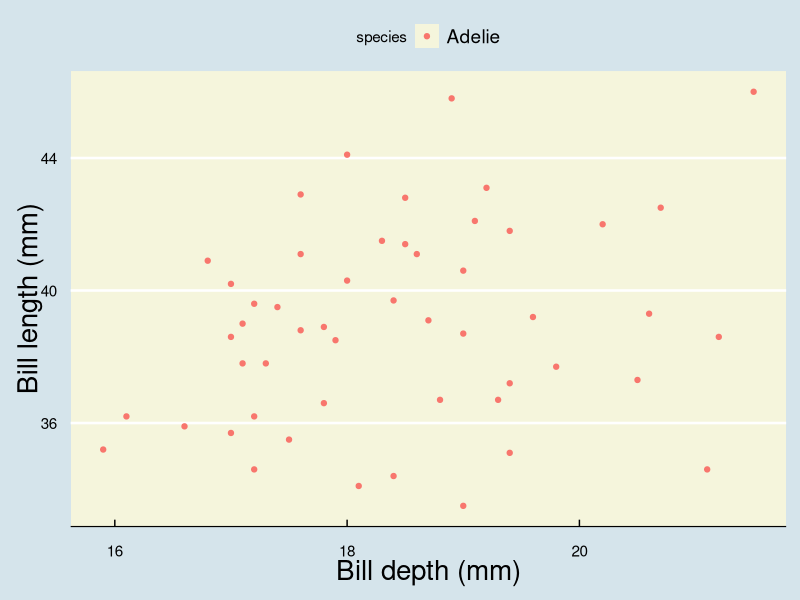

Reproduce this figure in R.
library(tidyverse)
library(ggthemes)
library(palmerpenguins)
library(here)
#> here() starts at /private/var/folders/qd/pfhjpjg575x0_3hmmf6cz_c80000gn/T/RtmpB8ACsf/reprex-5e80179ec541-hurt-puma


tibble::tribble(
  ~species,     ~island, ~bill_length_mm, ~bill_depth_mm, ~flipper_length_mm, ~body_mass_g,     ~sex, ~year,
  "Adelie", "Torgersen",            39.1,           18.7,               181L,        3750L,   "male", 2007L,
  "Adelie", "Torgersen",            39.5,           17.4,               186L,        3800L, "female", 2007L,
  "Adelie", "Torgersen",            40.3,             18,               195L,        3250L, "female", 2007L,
  "Adelie", "Torgersen",              NA,             NA,                 NA,           NA,       NA, 2007L,
  "Adelie", "Torgersen",            36.7,           19.3,               193L,        3450L, "female", 2007L,
  "Adelie", "Torgersen",            39.3,           20.6,               190L,        3650L,   "male", 2007L,
  "Adelie", "Torgersen",            38.9,           17.8,               181L,        3625L, "female", 2007L,
  "Adelie", "Torgersen",            39.2,           19.6,               195L,        4675L,   "male", 2007L,
  "Adelie", "Torgersen",            34.1,           18.1,               193L,        3475L,       NA, 2007L,
  "Adelie", "Torgersen",              42,           20.2,               190L,        4250L,       NA, 2007L,
  "Adelie", "Torgersen",            37.8,           17.1,               186L,        3300L,       NA, 2007L,
  "Adelie", "Torgersen",            37.8,           17.3,               180L,        3700L,       NA, 2007L,
  "Adelie", "Torgersen",            41.1,           17.6,               182L,        3200L, "female", 2007L,
  "Adelie", "Torgersen",            38.6,           21.2,               191L,        3800L,   "male", 2007L,
  "Adelie", "Torgersen",            34.6,           21.1,               198L,        4400L,   "male", 2007L,
  "Adelie", "Torgersen",            36.6,           17.8,               185L,        3700L, "female", 2007L,
  "Adelie", "Torgersen",            38.7,             19,               195L,        3450L, "female", 2007L,
  "Adelie", "Torgersen",            42.5,           20.7,               197L,        4500L,   "male", 2007L,
  "Adelie", "Torgersen",            34.4,           18.4,               184L,        3325L, "female", 2007L,
  "Adelie", "Torgersen",              46,           21.5,               194L,        4200L,   "male", 2007L
)
#> # A tibble: 20 × 8
#>    species island    bill_length_mm bill_depth_mm flipper_…¹ body_…² sex    year
#>    <chr>   <chr>              <dbl>         <dbl>      <int>   <int> <chr> <int>
#>  1 Adelie  Torgersen           39.1          18.7        181    3750 male   2007
#>  2 Adelie  Torgersen           39.5          17.4        186    3800 fema…  2007
#>  3 Adelie  Torgersen           40.3          18          195    3250 fema…  2007
#>  4 Adelie  Torgersen           NA            NA           NA      NA <NA>   2007
#>  5 Adelie  Torgersen           36.7          19.3        193    3450 fema…  2007
#>  6 Adelie  Torgersen           39.3          20.6        190    3650 male   2007
#>  7 Adelie  Torgersen           38.9          17.8        181    3625 fema…  2007
#>  8 Adelie  Torgersen           39.2          19.6        195    4675 male   2007
#>  9 Adelie  Torgersen           34.1          18.1        193    3475 <NA>   2007
#> 10 Adelie  Torgersen           42            20.2        190    4250 <NA>   2007
#> 11 Adelie  Torgersen           37.8          17.1        186    3300 <NA>   2007
#> 12 Adelie  Torgersen           37.8          17.3        180    3700 <NA>   2007
#> 13 Adelie  Torgersen           41.1          17.6        182    3200 fema…  2007
#> 14 Adelie  Torgersen           38.6          21.2        191    3800 male   2007
#> 15 Adelie  Torgersen           34.6          21.1        198    4400 male   2007
#> 16 Adelie  Torgersen           36.6          17.8        185    3700 fema…  2007
#> 17 Adelie  Torgersen           38.7          19          195    3450 fema…  2007
#> 18 Adelie  Torgersen           42.5          20.7        197    4500 male   2007
#> 19 Adelie  Torgersen           34.4          18.4        184    3325 fema…  2007
#> 20 Adelie  Torgersen           46            21.5        194    4200 male   2007
#> # … with abbreviated variable names ¹flipper_length_mm, ²body_mass_g


torgersen_penguins <- penguins %>%
  filter(island == "Torgersen")

plot1 <- ggplot(data=torgersen_penguins,
                aes(x = bill_depth_mm, y = bill_length_mm, group = species, color = species)) + # missing aes() around arguments
  geom_point()+ 
  labs(x = "Bill depth (mm)", 
       y = "Bill length (mm)"
  ) +
  theme_economist() +
  theme(axis.title = element_text(size = 20),
        panel.background = element_rect(fill = "beige", color = "blue"))
plot1 # missing plot name, you need to run it to print the plot